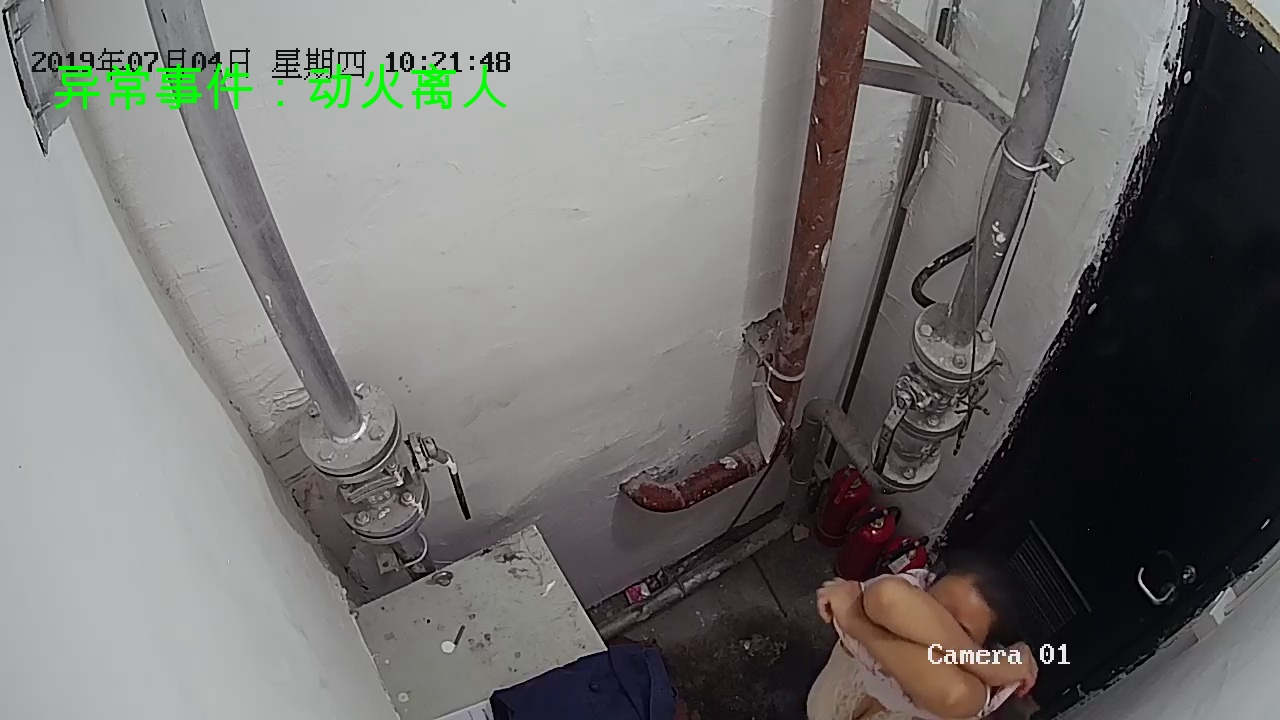
#> input picture template/open.jpg, 1280 x 720 px
$ python TemplateMatch.py   (older library calls are emulated)
#> lines starting #> are read from the running program, lines starting #| are printed output that depends on the picture
import cv2
import numpy as np
from sklearn.decomposition import PCA
import os
import matplotlib.pyplot as plt

open_img = cv2.imread('./template/open.jpg', cv2.IMREAD_GRAYSCALE)
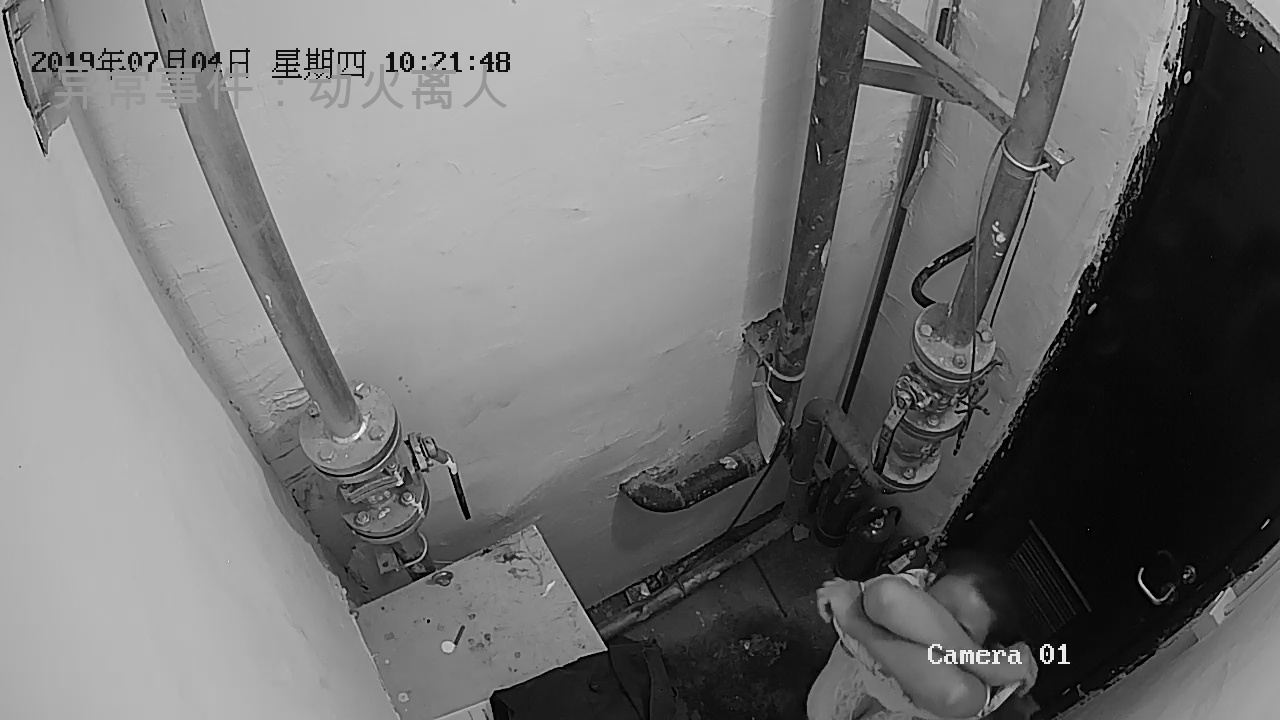
#> open_img: shape (720, 1280); min 0, max 255, mean 112.7
close_img = cv2.imread('./template/close.jpg', cv2.IMREAD_GRAYSCALE)
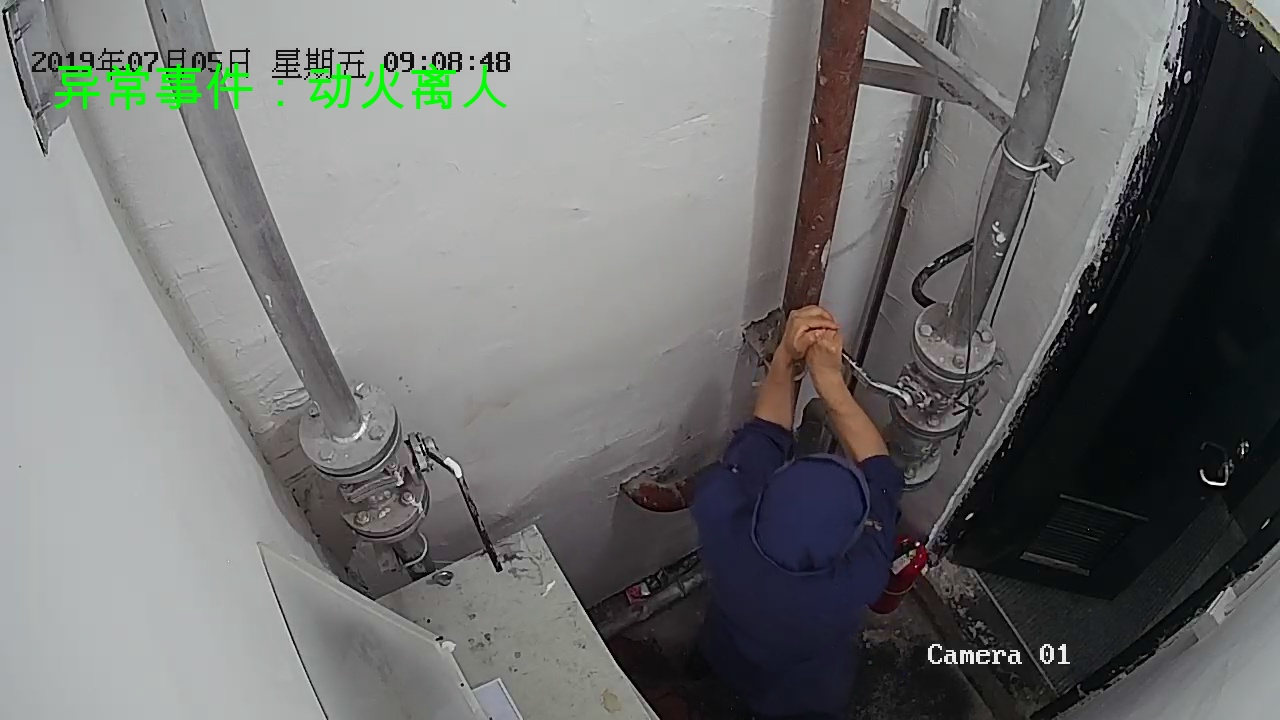
#> input picture template/close.jpg, 1280 x 720 px
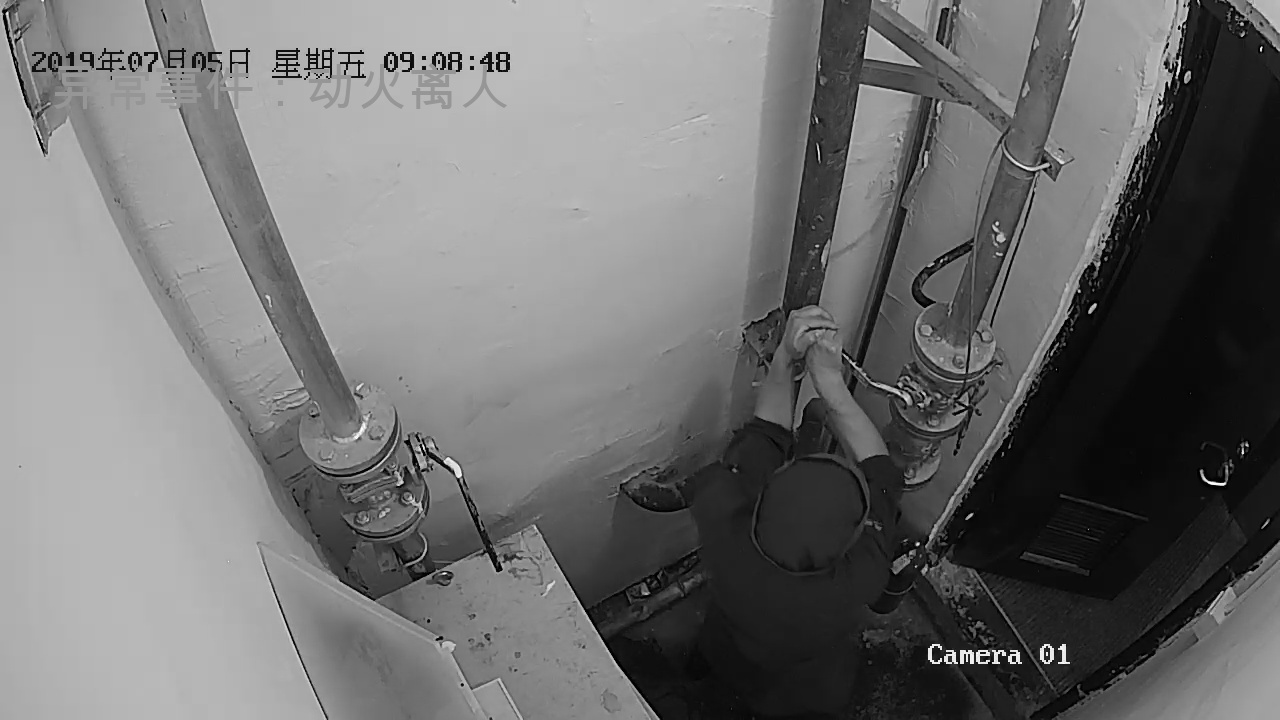
#> close_img: shape (720, 1280); min 0, max 255, mean 111.6
mask = cv2.imread('./template/mask.png', cv2.IMREAD_GRAYSCALE)
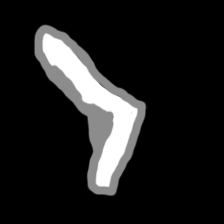
#> input picture template/mask.png, 224 x 224 px
#> mask is the input picture: shape (224, 224); min 0, max 255, mean 30.7

CROP_WMIN, CROP_WMAX = 700, 924
CROP_HMIN, CROP_HMAX = 326, 550
CROP_WMIN2, CROP_WMAX2 = 270, 494
CROP_HMIN2, CROP_HMAX2 = 400, 624


open_template, close_template = open_img, close_img
open_template = cv2.normalize(open_img, open_template,0,255, norm_type=cv2.NORM_MINMAX)
close_template = cv2.normalize(close_img, close_template,0,255, norm_type=cv2.NORM_MINMAX)
open_template = cv2.GaussianBlur(open_template, (5,5), 0)
close_template = cv2.GaussianBlur(close_template, (5,5), 0)
open_template, close_template = open_template.astype(np.int), close_template.astype(np.int)

def StateMatch(img):
    norm_img = 0
    #threshold = 10
    norm_img = cv2.normalize(img, norm_img,0,255, norm_type=cv2.NORM_MINMAX)
    delta_open = np.abs(norm_img - open_template)
    delta_close = np.abs(norm_img - close_template)
    count_open, count_close = np.sum(delta_open*mask), np.sum(delta_close*mask)
    if count_open > count_close:
        return 'close'
    else:
        return 'open'

def StateMatchDemo(filename):
#> called with filename = './valve_samples/close/0006.jpg'
    img = cv2.imread(filename, cv2.IMREAD_GRAYSCALE)
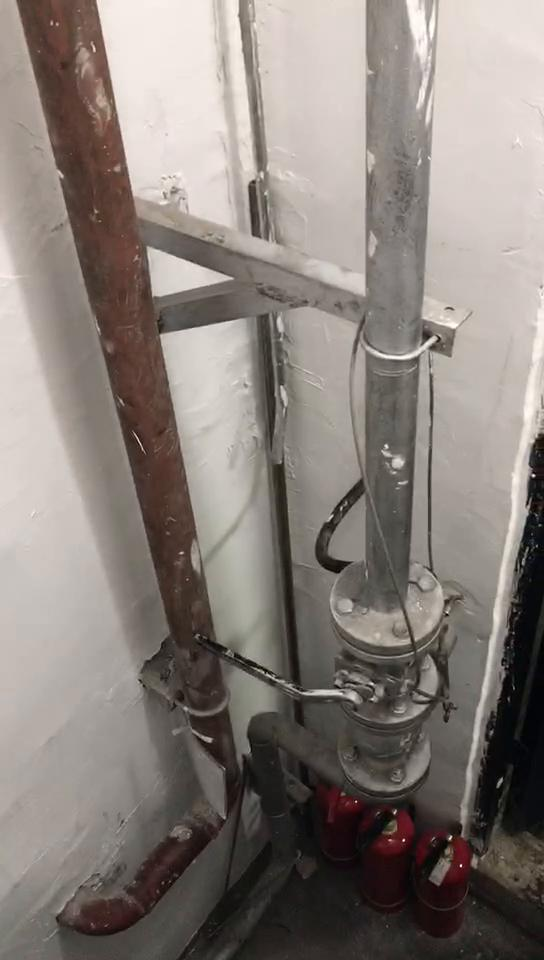
#> input picture valve_samples/close/0006.jpg, 544 x 960 px
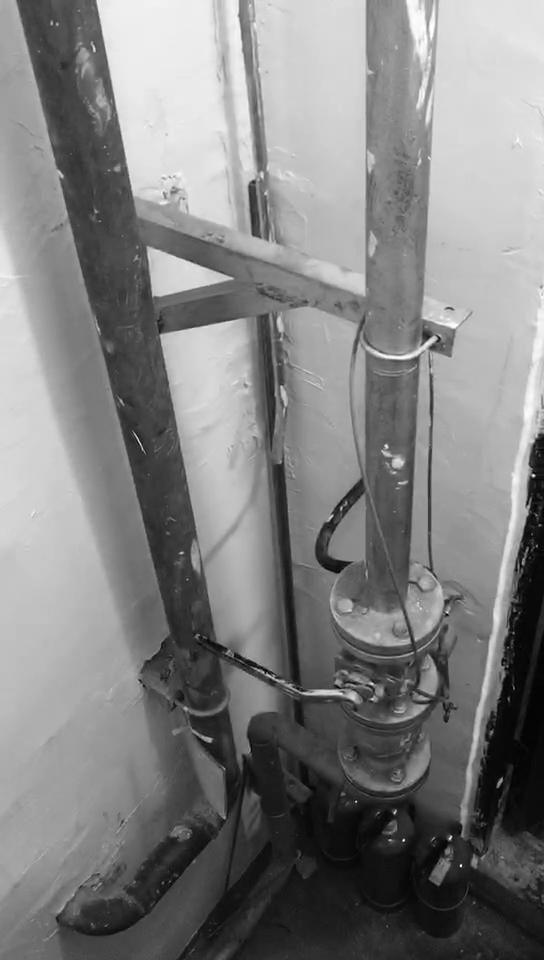
#> img: shape (960, 544); min 0, max 255, mean 129.6
    return StateMatch(img)

def demo():
    counter = 0
    acc = 0
    for valve_folder in os.listdir('./valve_samples'):
        for filename in os.listdir('./valve_samples/'+valve_folder):
            if os.path.splitext(filename)[1] == '.jpg':
                if(valve_folder == StateMatchDemo('./valve_samples/'+valve_folder+'/'+filename)):
                    acc += 1
            counter += 1
    print('acc = ', acc/counter, ' total = ', counter)

#> (the run stopped early here; a loop or call above may not have finished)
